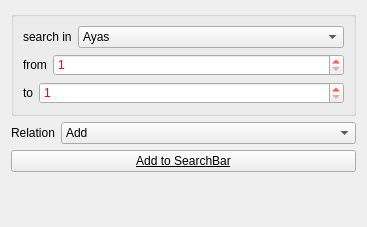
       <widget class="QWidget" name="p_struct">
        <property name="geometry">
         <rect>
          <x>0</x>
          <y>0</y>
          <width>367</width>
          <height>227</height>
         </rect>
        </property>
        <attribute name="label">
         <string>Structural Search</string>
        </attribute>
        <layout class="QVBoxLayout" name="verticalLayout_18">
         <item>
          <widget class="QGroupBox" name="groupBox_9">
           <property name="title">
            <string/>
           </property>
           <layout class="QVBoxLayout" name="verticalLayout_9">
            <item>
             <layout class="QHBoxLayout" name="horizontalLayout_10">
              <item>
               <widget class="QLabel" name="label_19">
                <property name="sizePolicy">
                 <sizepolicy hsizetype="Fixed" vsizetype="Preferred">
                  <horstretch>0</horstretch>
                  <verstretch>0</verstretch>
                 </sizepolicy>
                </property>
                <property name="text">
                 <string>search in</string>
                </property>
                <property name="buddy">
                 <cstring>o_struct_as</cstring>
                </property>
               </widget>
              </item>
              <item>
               <widget class="QComboBox" name="o_struct_as">
                <item>
                 <property name="text">
                  <string>Ayas</string>
                 </property>
                </item>
                <item>
                 <property name="text">
                  <string>Ayas (Global id)</string>
                 </property>
                </item>
                <item>
                 <property name="text">
                  <string>Ruku's</string>
                 </property>
                </item>
                <item>
                 <property name="text">
                  <string>Suras</string>
                 </property>
                </item>
                <item>
                 <property name="text">
                  <string>Pages</string>
                 </property>
                </item>
                <item>
                 <property name="text">
                  <string>Rubu's</string>
                 </property>
                </item>
                <item>
                 <property name="text">
                  <string>Hizbs</string>
                 </property>
                </item>
                <item>
                 <property name="text">
                  <string>Juz's</string>
                 </property>
                </item>
                <item>
                 <property name="text">
                  <string>Manzils</string>
                 </property>
                </item>
               </widget>
              </item>
             </layout>
            </item>
            <item>
             <layout class="QHBoxLayout" name="horizontalLayout_7">
              <item>
               <widget class="QLabel" name="label_14">
                <property name="sizePolicy">
                 <sizepolicy hsizetype="Fixed" vsizetype="Preferred">
                  <horstretch>0</horstretch>
                  <verstretch>0</verstretch>
                 </sizepolicy>
                </property>
                <property name="text">
                 <string>from</string>
                </property>
                <property name="buddy">
                 <cstring>o_struct_from</cstring>
                </property>
               </widget>
              </item>
              <item>
               <widget class="QSpinBox" name="o_struct_from">
                <property name="styleSheet">
                 <string>color : red</string>
                </property>
                <property name="minimum">
                 <number>1</number>
                </property>
                <property name="maximum">
                 <number>286</number>
                </property>
                <property name="value">
                 <number>1</number>
                </property>
               </widget>
              </item>
             </layout>
            </item>
            <item>
             <layout class="QHBoxLayout" name="horizontalLayout_23">
              <item>
               <widget class="QLabel" name="label_29">
                <property name="sizePolicy">
                 <sizepolicy hsizetype="Fixed" vsizetype="Preferred">
                  <horstretch>0</horstretch>
                  <verstretch>0</verstretch>
                 </sizepolicy>
                </property>
                <property name="text">
                 <string>to</string>
                </property>
                <property name="buddy">
                 <cstring>o_struct_from</cstring>
                </property>
               </widget>
              </item>
              <item>
               <widget class="QSpinBox" name="o_struct_to">
                <property name="styleSheet">
                 <string>color : red</string>
                </property>
                <property name="minimum">
                 <number>1</number>
                </property>
                <property name="maximum">
                 <number>286</number>
                </property>
                <property name="value">
                 <number>1</number>
                </property>
               </widget>
              </item>
             </layout>
            </item>
           </layout>
          </widget>
         </item>
         <item>
          <layout class="QHBoxLayout" name="horizontalLayout_30">
           <item>
            <widget class="QLabel" name="label_12">
             <property name="sizePolicy">
              <sizepolicy hsizetype="Fixed" vsizetype="Preferred">
               <horstretch>0</horstretch>
               <verstretch>0</verstretch>
              </sizepolicy>
             </property>
             <property name="text">
              <string>Relation</string>
             </property>
             <property name="buddy">
              <cstring>o_relation_struct</cstring>
             </property>
            </widget>
           </item>
           <item>
            <widget class="QComboBox" name="o_relation_struct">
             <item>
              <property name="text">
               <string>Add</string>
              </property>
             </item>
             <item>
              <property name="text">
               <string>Replace</string>
              </property>
             </item>
             <item>
              <property name="text">
               <string>(OR)</string>
              </property>
             </item>
             <item>
              <property name="text">
               <string>(AND)</string>
              </property>
             </item>
             <item>
              <property name="text">
               <string>(ANDNOT)</string>
              </property>
             </item>
            </widget>
           </item>
          </layout>
         </item>
         <item>
          <widget class="QPushButton" name="o_add2query_struct">
           <property name="font">
            <font>
             <weight>50</weight>
             <bold>false</bold>
             <underline>true</underline>
             <strikeout>false</strikeout>
             <kerning>false</kerning>
            </font>
           </property>
           <property name="cursor">
            <cursorShape>PointingHandCursor</cursorShape>
           </property>
           <property name="toolTip">
            <string/>
           </property>
           <property name="text">
            <string>Add to SearchBar</string>
           </property>
           <property name="icon">
            <iconset resource="../images/main.qrc">
             <normaloff>:/resources/up-16.png</normaloff>:/resources/up-16.png</iconset>
           </property>
          </widget>
         </item>
         <item>
          <spacer name="verticalSpacer_7">
           <property name="orientation">
            <enum>Qt::Vertical</enum>
           </property>
           <property name="sizeHint" stdset="0">
            <size>
             <width>20</width>
             <height>0</height>
            </size>
           </property>
          </spacer>
         </item>
        </layout>
       </widget>
